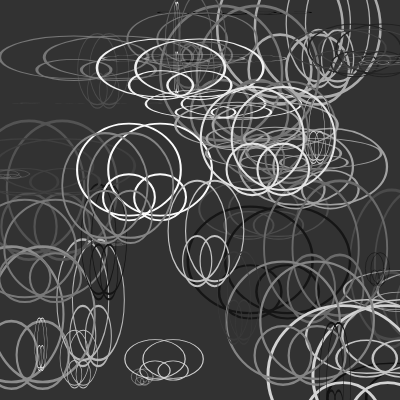
Frame 1 (no input)
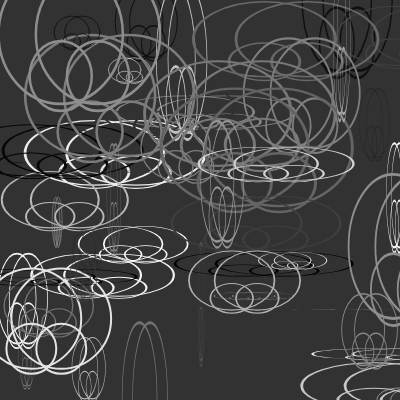
Frame 2 (the mouse pressed at the canvas centre, redrawn once)

The p5.js sketch that drew these frames (run headless with seeded random() and noise() and a simulated clock; the mouse was pressed at the canvas centre and the sketch redrawn once):

// p5.js sketch
// ── sketch.js
function setup() {
  createCanvas(400, 400);
  noLoop();
}

function draw() {
  background(50);
  stroke(255);
  strokeWeight(2);
  noFill();

  for (var i = 0; i < 50; i++) {
  push();
  stroke(random(255));
  translate(random(width),random(height));
  scale(random(1.5), random(1.5));
  customShape();
  pop();
  }
}

function customShape () {
  ellipse(0,0,100,100);
  ellipse(30,0,100,100);
  ellipse(0,30,50,50);
  ellipse(30,30,50,50);
}
